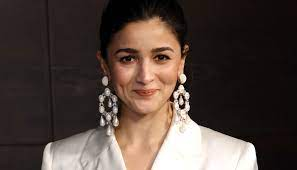
#> input picture 4.jfif, 297 x 170 px, given in place of 4.jpeg, which was not available
$ python sketch.py
#> lines starting #> are read from the running program, lines starting #| are printed output that depends on the picture; pictures that were not available may be replaced by others from this repository, and a replacement may not be noted
import numpy as np
import imageio
import scipy.ndimage
import cv2


# take image input and assign variable to it
img = "4.jpeg"


# function to convert image into sketch
def rgb2gray(rgb):
    # 2 dimensional array to convert image to sketch
    return np.dot(rgb[..., :3], [0.2989, 0.5870, .1140])


def dodge(front, back):

    # if image is greater than 255 (which is not possible) it will convert it to 255
    final_sketch = front*255/(255-back)
    final_sketch[final_sketch > 255] = 255
    final_sketch[back == 255] = 255

    # to convert any suitable existing column to categorical type we will use aspect function
    # and uint8 is for 8-bit signed integer
    return final_sketch.astype('uint8')


ss = imageio.imread(img)
#> ss is the input picture: shape (170, 297, 3); mean R, G, B 80.3, 66.1, 60.3
gray = rgb2gray(ss)
#> in rgb2gray, `return np.dot(rgb[..., :3], [0.2989, 0.5870, .1140])`:
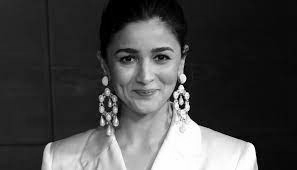
#> returned value: shape (170, 297) float64; min 0, max 255, mean 69.7

i = 255-gray
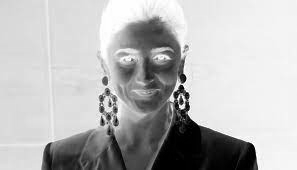
#> i: shape (170, 297) float64; min 0.0255, max 255, mean 185.3


# to convert into a blur image
blur = scipy.ndimage.filters.gaussian_filter(i, sigma=13)


# calling the function
r = dodge(blur, gray)
#> in dodge, `final_sketch = front*255/(255-back)`:
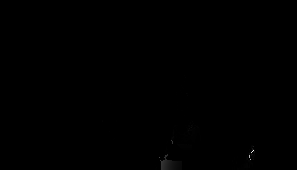
#> final_sketch: shape (170, 297) float64; min 64.01, max 1442999.1, mean 1363.2; drawn with min black and max white
#> in dodge, `final_sketch[final_sketch > 255] = 255`:
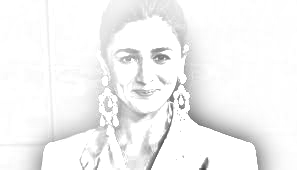
#> final_sketch: shape (170, 297) float64; min 64.01, max 255, mean 244.1


cv2.imwrite('4.png', r)

image = cv2.imread('4.jpeg')  # loads an image from the specified file
# convert an image from one color space to another
gray_img = cv2.cvtColor(image, cv2.COLOR_BGR2GRAY)
invert = cv2.bitwise_not(gray_img)  # helps in masking of the image
# sharp edges in images are smoothed while minimizing too much blurring
blur = cv2.GaussianBlur(invert, (21, 21), 0)
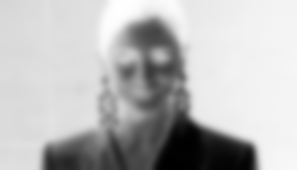
#> blur: shape (170, 297); min 0, max 254, mean 185.2
invertedblur = cv2.bitwise_not(blur)
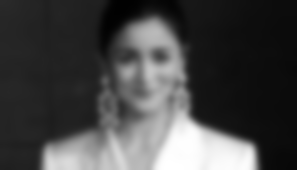
#> invertedblur: shape (170, 297); min 1, max 255, mean 69.8
sketch = cv2.divide(gray_img, invertedblur, scale=256.0)
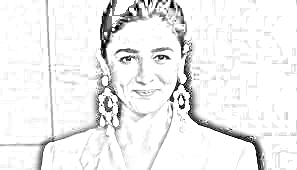
#> sketch: shape (170, 297); min 0, max 255, mean 238.4
cv2.imwrite("sketch.png", sketch)  # converted image is saved as mentioned name
